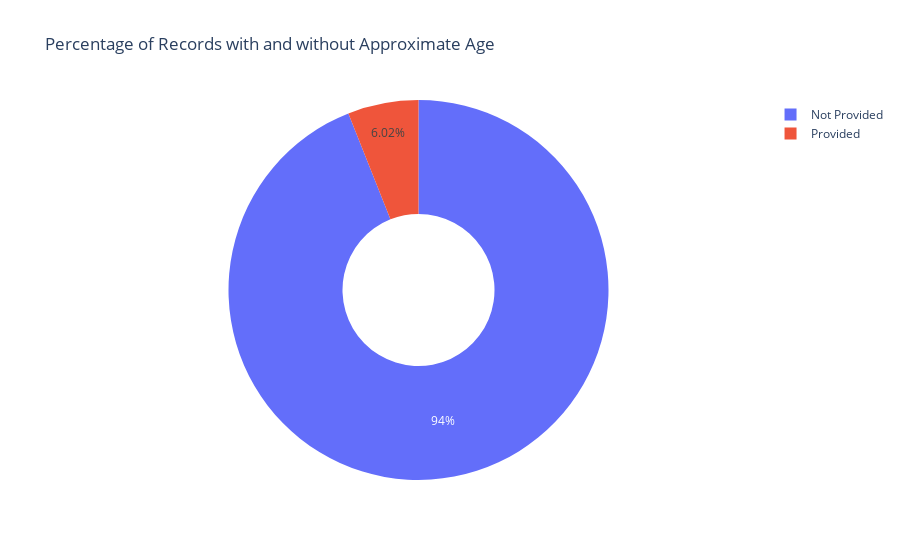

Notebook code cell kept with this figure:
### Markdown cell above
It can be seen from the chart that the ages of the enslaved are mainly concentrated between 20 and 40 years old, especially the age group of 21 to 30 years old is the most concentrated age group for fleeing. This trend indicates that the young and middle-aged years may be the stage when fleeing behavior is most frequent. In contrast, the number of runaway slaves aged 5 to 15 and over 60 was significantly smaller. This age distribution might be because young and middle-aged enslaved individuals usually undertake more arduous labor, are under greater pressure and surveillance, and also possess better physical strength, energy and the will to escape. Children or the elderly have a relatively lower chance of escaping due to reasons such as physical ability or family ties. Slave owners might be more inclined to invest in "productive" enslaved individuals and therefore would advertise more frequently for this age group

### Code cell
# Count records with valid numeric ages
count_valid = df_s['approximate_age'].apply(lambda x: str(x).isdigit()).sum()

# Count records with missing or non-numeric ages
count_missing = len(df_s) - count_valid

# Prepare data for the pie chart
age_data = pd.DataFrame({
    'Age Status': ['Provided', 'Not Provided'],
    'Count': [count_valid, count_missing]
})

# Create the pie chart
fig = px.pie(
    age_data,
    names='Age Status',
    values='Count',
    title='Percentage of Records with and without Approximate Age',
    hole=0.4  # Set to 0.4 for a donut-style chart; use 0 for full pie
)

# Show the chart
fig.show()

### Figure 1 — Plotly figure (JSON) as saved in the notebook; plotly's stock layout.template omitted (floating-point values rounded to 4 significant figures)
{"data": [{"domain": {"x": [0, 1], "y": [0, 1]}, "hole": 0.4, "hovertemplate": "Age Status=%{label}<br>Count=%{value}<extra></extra>", "labels": ["Provided", "Not Provided"], "legendgroup": "", "name": "", "showlegend": true, "type": "pie", "values": [1506, 23526]}], "layout": {"autosize": true, "legend": {"tracegroupgap": 0}, "title": {"text": "Percentage of Records with and without Approximate Age"}}}
